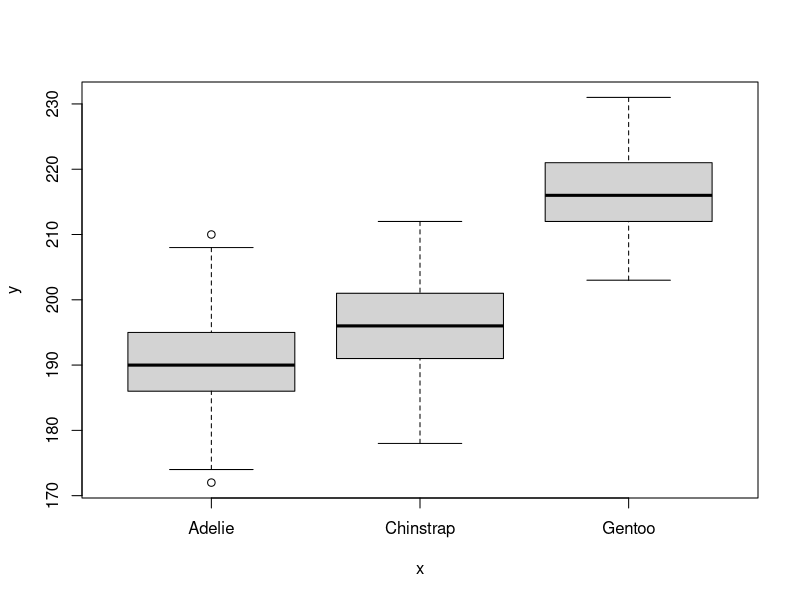
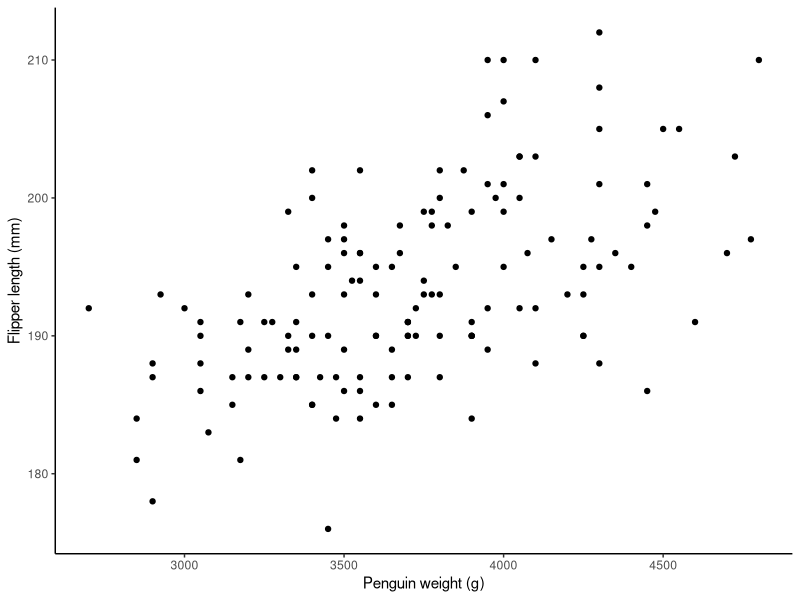
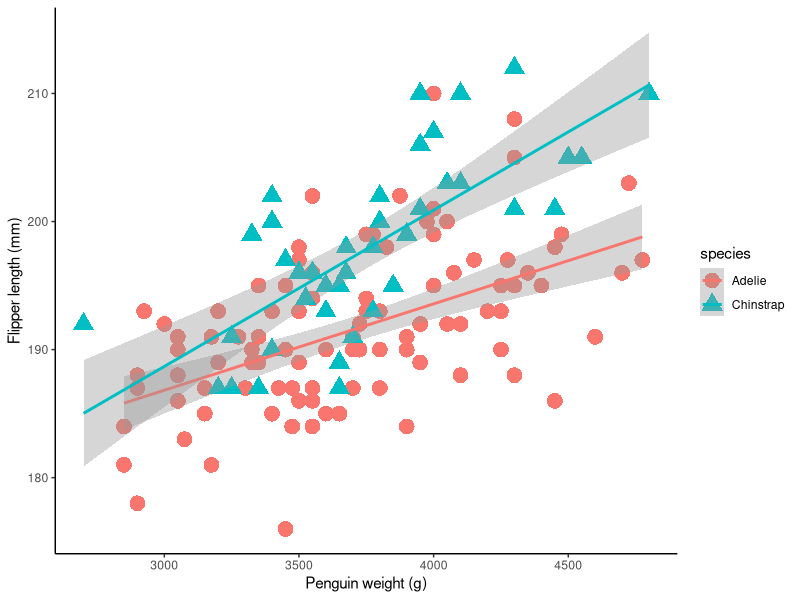
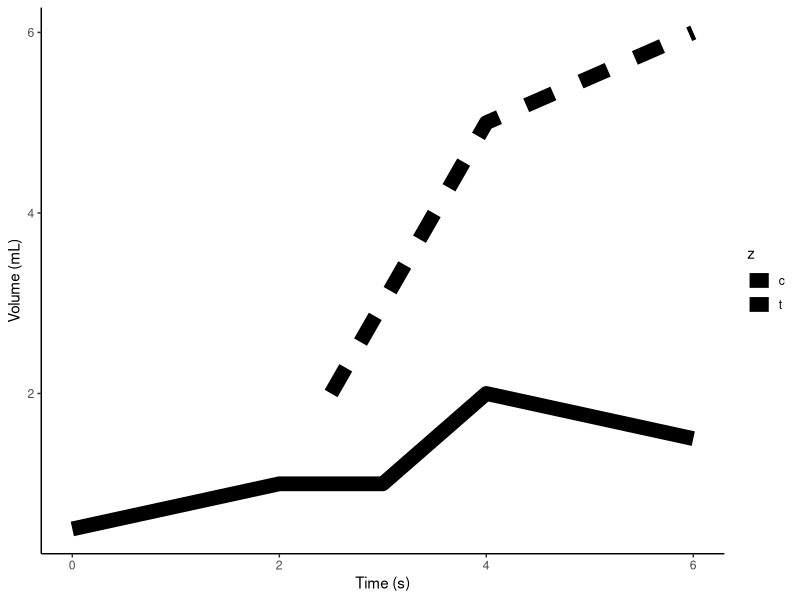
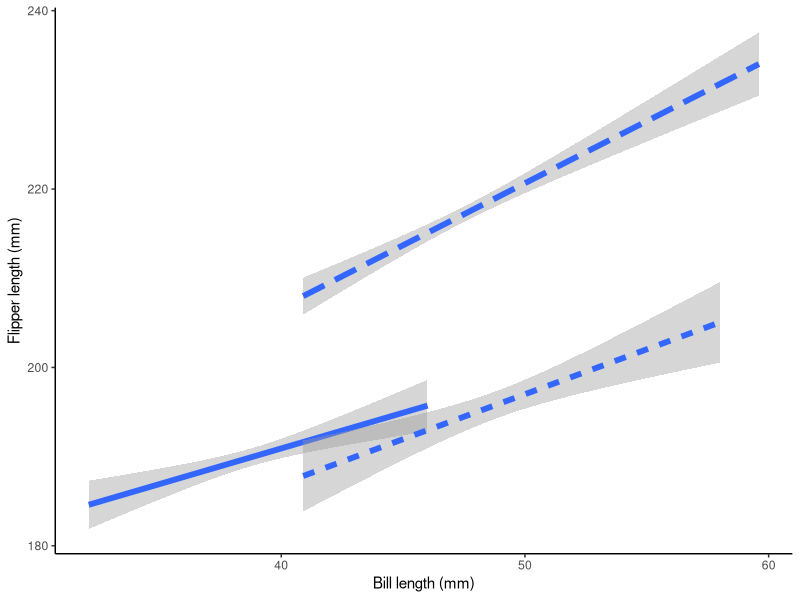
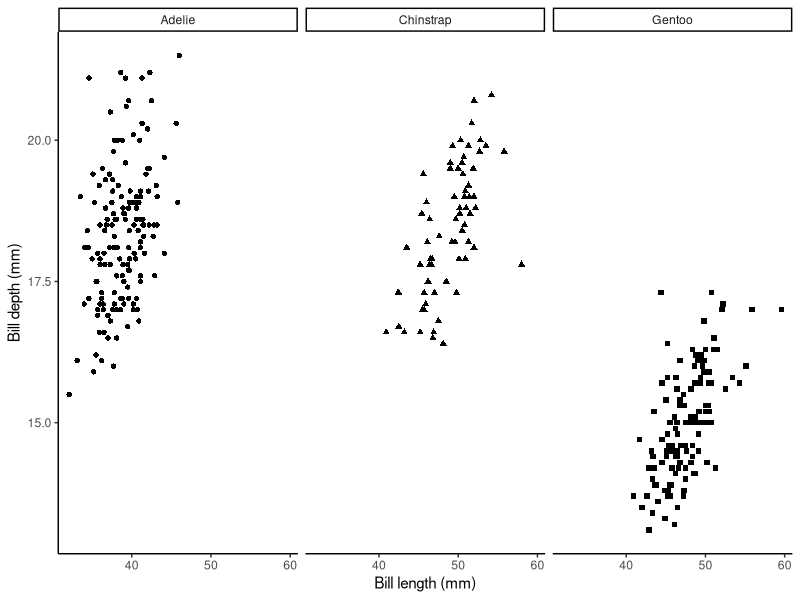
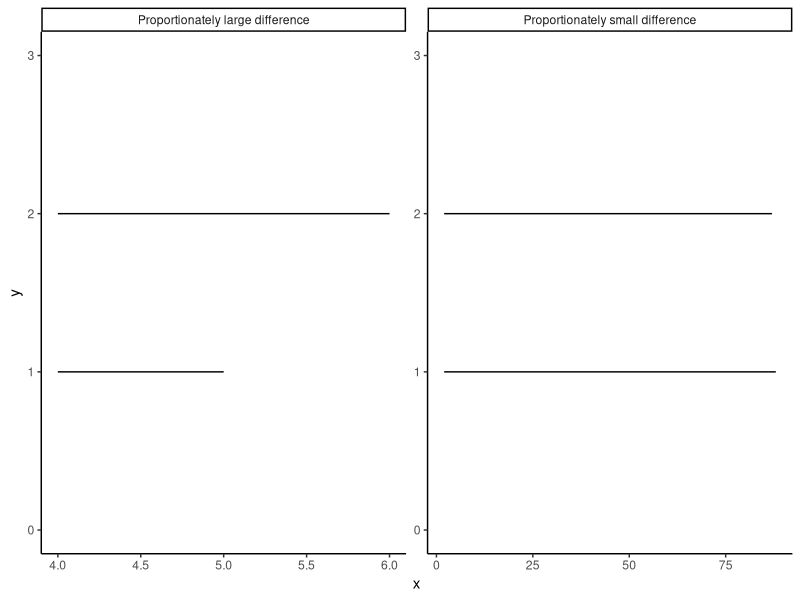
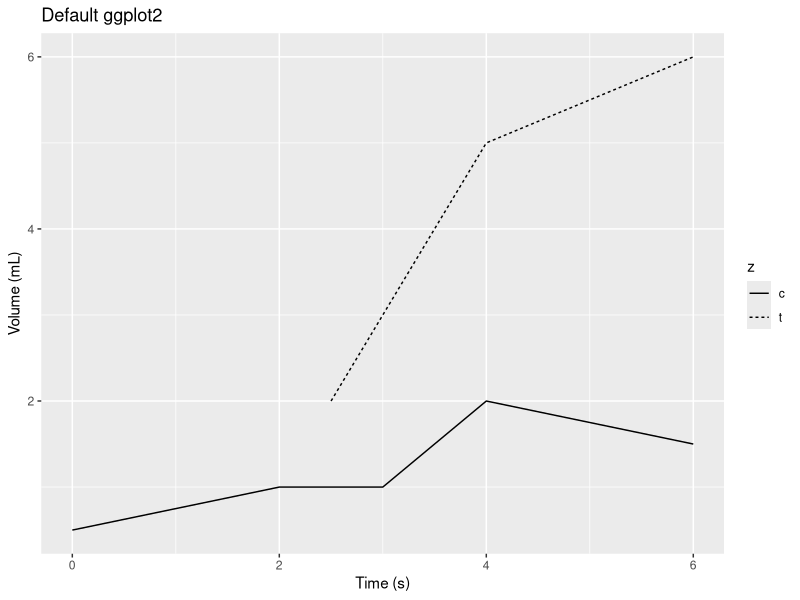

Write the R code that produced these figures, in order.
## ---- chunk 1
library(palmerpenguins)
original_penguins <- plot(x = palmerpenguins::penguins$species, y = penguins$flipper_length_mm)
## ---- chunk 2
library(dplyr)
library(ggplot2)
subset_penguins <- palmerpenguins::penguins %>%
  dplyr::filter(species != "Gentoo", year != 2007)

ggplot(data = subset_penguins, 
       mapping = aes(x = body_mass_g, y = flipper_length_mm)) +
  geom_point() + 
  labs(x = "Penguin weight (g)", 
       y = "Flipper length (mm)") +
  theme_classic()

## ---- chunk 3
ggplot(data = subset_penguins, 
       mapping = aes(x = body_mass_g, y = flipper_length_mm,
                     color = species, shape = species)) +
  geom_point(size = 5) + 
  geom_smooth(method = 'lm')+
  labs(x = "Penguin weight (g)", 
       y = "Flipper length (mm)") +
  theme_classic()

## ---- chunk 4
#| attr-output: "style='font-size: 1em'"
# learning how to position: https://meghan.rbind.io/blog/2022-07-12-making-slides-in-quarto-with-revealjs/#absolute-position
library(ggplot2)

tiny_data <- data.frame(x = c(0,2,3,4,6,2.5,3,3.5,4,6),
                        y = c(0.5,1,1,2,1.5,2,3,4,5,6),
                        z = c(rep("c", 5), rep("t", 5)),
                        a = c(1:10),
                        b = c(2,5,7,1,6,8,2,1,6,7),
                        c = c(3,2,3,1,4,2,3,1,4,1))

print(tiny_data[,1:3])

## ---- chunk 5

(tiny_plot <- ggplot(data = tiny_data, 
       mapping = aes(x = x,
                     y = y,
                     linetype = z)) +
  geom_line(size = 5) + 
  labs(x = "Time (s)", 
       y = "Volume (mL)",
       z = "Treatment")) +
  theme_classic()

## ---- chunk 6
# learning how to position: https://meghan.rbind.io/blog/2022-07-12-making-slides-in-quarto-with-revealjs/#absolute-position
library(ggplot2)

ggplot(data = palmerpenguins::penguins, 
       mapping = aes(x = bill_length_mm,
                     y = flipper_length_mm, 
                     linetype = species))+
  geom_smooth(method = "lm", size = 2) + 
  labs(x = "Bill length (mm)", 
       y = "Flipper length (mm)") +
  guides(linetype = "none")+
  theme_classic()


## ---- chunk 7
# learning how to position: https://meghan.rbind.io/blog/2022-07-12-making-slides-in-quarto-with-revealjs/#absolute-position

ggplot(data = palmerpenguins::penguins, 
       mapping = aes(x = bill_length_mm,
                     y = bill_depth_mm,
                     shape = species))+
  geom_point() + 
  facet_wrap(species ~ .)+
  labs(x = "Bill length (mm)", 
       y = "Bill depth (mm)") +
  guides(shape = "none")+
  theme_classic()

## ---- chunk 8

length_data <- data.frame(x = c(4, 5, 4, 6, 2, 88, 2, 87),
                          y = c(1, 1, 2, 2, 1, 1, 2, 2),
                          line = c("line1", "line1",
                                   "line2", "line2",
                                   "line3", "line3",
                                   "line4", "line4"),
                          panel = c(rep("Proportionately large difference", 4),
                                    rep("Proportionately small difference", 4)))

ggplot(data = length_data,
       mapping = aes(x = x,
                     y = y, group = line))+
  geom_line() +
  facet_wrap(panel ~ ., scale = "free") +
  theme_classic() +
  ylim(0,3)

## ---- chunk 9

ggplot(data = tiny_data, 
       mapping = aes(x = x,
                     y = y, 
                     linetype = z)) +
  geom_line() + 
  labs(x = "Time (s)", 
       y = "Volume (mL)",
       z = "Treatment",
       title = "Default ggplot2")

## ---- chunk 10

tiny_plot + theme_classic() + labs(title = "Settings updated")

## ---- chunk 11
ggplot(data = subset_penguins, 
       mapping = aes(x = body_mass_g, y = flipper_length_mm,
                     fill = species, shape = species)) +
  geom_point(size = 5) + 
  geom_smooth(method = 'lm', color = "black")+
  labs(x = "Penguin weight (g)", 
       y = "Flipper length (mm)") +
  theme_classic() +
  scale_fill_manual(values = c("black",
                                "white"))+
  
  scale_shape_manual(values = c(21,23))

## ---- chunk 12
ggplot(data = subset_penguins, 
       color = "black",
       mapping = aes(x = body_mass_g, y = flipper_length_mm,
                     fill = species, shape = species)) +
  geom_point(size = 5) + 
  geom_smooth(method = 'lm', mapping = (aes(color = species)))+
  labs(x = "Penguin weight (g)", 
       y = "Flipper length (mm)") +
  theme_classic() +
  scale_color_manual(values = c("black", "darkgray"))+
  scale_fill_manual(values = c("black",
                               "darkgray"))+
  
  scale_shape_manual(values = c(21,23))

## ---- chunk 13
library(dplyr)
library(ggplot2)
library(tidyr)

summary_by_year <- palmerpenguins::penguins %>%
  group_by(species, year) %>%
  dplyr::filter(species != "Gentoo", year != 2007) %>%
  summarize(mean_flips = mean(flipper_length_mm)) %>%
  arrange(mean_flips)

ggplot(data = summary_by_year, 
       mapping = aes(x = species, y = mean_flips, fill = as.factor(year))) +
  geom_col(position = "dodge")+ 
  labs(x = "Penguin species", y = "Flipper length (mm)",
       fill = "Year")+
  theme_classic() + 
  coord_flip()

## ---- chunk 14

summary_penguin_diffs <- summary_by_year %>%
  ungroup()%>%
  pivot_wider(names_from = year, values_from = mean_flips)%>%
  mutate(diff_flips = `2008`-`2009`)

ggplot(data = summary_penguin_diffs, 
       mapping = aes(x = species, y = diff_flips)) +
  geom_point(size = 10) + 
  ylim(min = -1.5, 0)+
  labs(x = "Penguin species", 
       y = "Difference in flipper length (mm) from 2008 to 2009")+
  theme_classic() +
  coord_flip() +
  theme(  panel.grid.major.y = element_line())

## ---- chunk 15

tiny_plot+
  theme_classic() +
  facet_wrap(z ~ ., scales = "free")

## ---- chunk 16

tiny_plot+
  theme_classic()

## ---- chunk 17
subset_penguins <- palmerpenguins::penguins %>%
  dplyr::filter(species != "Gentoo", year != 2007)

ggplot(data = subset_penguins, 
       mapping = aes(x = body_mass_g, y = flipper_length_mm,
                     color = species, shape = island)) +
  geom_point(size = 10) + 
  labs(x = "Penguin species", 
       y = "Flipper length (mm)")+
  theme_classic()

## ---- chunk 18
# learning how to position: https://meghan.rbind.io/blog/2022-07-12-making-slides-in-quarto-with-revealjs/#absolute-position

ggplot(data = subset_penguins, 
       mapping = aes(x = body_mass_g,
                     y = flipper_length_mm, 
                     color = species, 
                     shape = species)) +
  geom_point(size = 5) + 
  facet_wrap(island ~ .)+
  labs(x = "Penguin species", 
       y = "Flipper length (mm)")+
  theme_classic()

## ---- chunk 19
# learning how to position: https://meghan.rbind.io/blog/2022-07-12-making-slides-in-quarto-with-revealjs/#absolute-position

ggplot(data = subset_penguins, 
       mapping = aes(x = body_mass_g,
                     y = flipper_length_mm, 
                     color = species, 
                     shape = species)) +
  geom_point(size = 5) + 
  facet_wrap(island ~ .)
  labs(x = "Penguin species", 
       y = "Flipper length (mm)")

## ---- chunk 20
# learning how to position: https://meghan.rbind.io/blog/2022-07-12-making-slides-in-quarto-with-revealjs/#absolute-position

ggplot(data = subset_penguins, 
       mapping = aes(x = body_mass_g,
                     y = flipper_length_mm, 
                     color = species, 
                     shape = species)) +
  geom_point(size = 5) + 
  facet_wrap(island ~ .)+
  labs(x = "Penguin species", 
       y = "Flipper length (mm)") +
  theme_classic()

## ---- chunk 21
print(tiny_data[,1:3])
## ---- chunk 22
tiny_plot +
  theme_classic()+
  labs(linetype = "Treatment")
## ---- chunk 23

ggplot(data = palmerpenguins::penguins,
       mapping = aes(x = bill_depth_mm,
                     y = bill_length_mm,
                     shape = species,
                     color = species)) + 
         geom_point(size = 5) +
    scale_color_manual(values = c("#A6CEE3",
                               "#1F78B4",
                               "#B2DF8A"))+
  scale_shape_manual(values = c(15,16,17))
## ---- chunk 24
ggplot(data = palmerpenguins::penguins[palmerpenguins::penguins$species!="Adelie",],
       mapping = aes(x = body_mass_g,
                     y = flipper_length_mm,
                     shape = species,
                     color = species)) + 
         geom_point(size = 5)+
  scale_color_manual(values = c("#A6CEE3",
                               "#1F78B4"))+
  scale_shape_manual(values = c(16,17))


## ---- chunk 25

ggplot(data = palmerpenguins::penguins,
       mapping = aes(x = bill_depth_mm,
                     y = bill_length_mm,
                     shape = species,
                     color = species)) + 
         geom_point(size = 5) +
  scale_color_manual(values = c("#A6CEE3",
                               "#1F78B4",
                               "#B2DF8A"))+
  scale_shape_manual(values = c(15,16,17))
## ---- chunk 26
ggplot(data = palmerpenguins::penguins[palmerpenguins::penguins$species!="Adelie",],
       mapping = aes(x = body_mass_g,
                     y = flipper_length_mm,
                     shape = species,
                     color = species)) + 
         geom_point(size = 5) +
  scale_color_manual(values = c(
                               "#1F78B4",
                               "#B2DF8A"))+
  scale_shape_manual(values = c(16,17))

## ---- chunk 27
tiny_plot +
  theme_classic()+
  labs(linetype = "Treatment")
## ---- chunk 28

tiny_plot +
  annotate(geom = "text", x = 2, y = 4, label = "control", size = 10, angle = 25)+
  annotate(geom = "text", x = 4, y = 2.5, label = "treatment", size = 10) +
  guides(linetype="none") +
  theme_classic()
## ---- chunk 29
library(palmerpenguins)
(original_penguins <- plot(x = palmerpenguins::penguins$species, y = penguins$flipper_length_mm))
